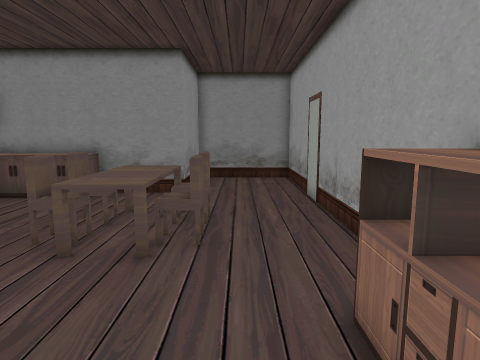
[1] (above)

12 first-person views from a walk through a 3-D level made in the Godot game engine. The camera is 1.2 m above the floor, tilts 8° down and sees 75° across. The floor is counted in squares, 0.5 m on a side. Each view is taken from the middle of a square. On the plan, view 1 faces up. The plan holds only what a view shows up to about 19 squares ahead; the rest is blank. The place goes on beyond the plan.

[2]
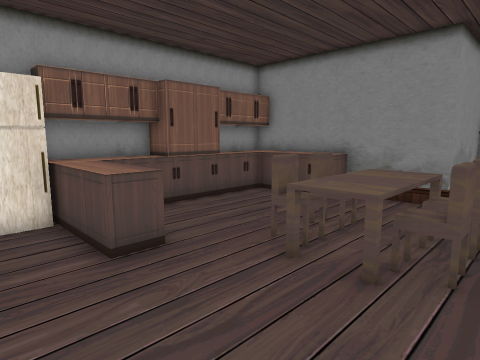

[3]
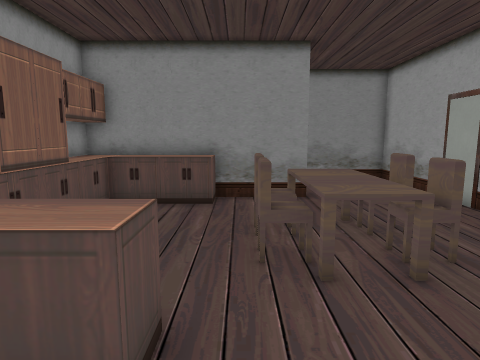

[4]
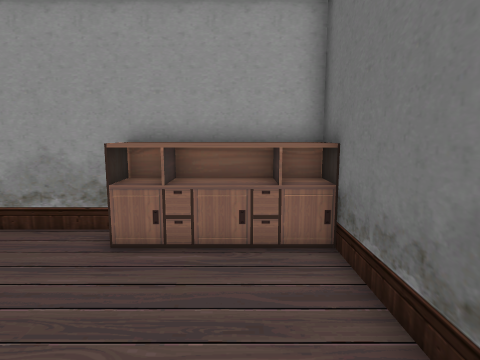

[5]
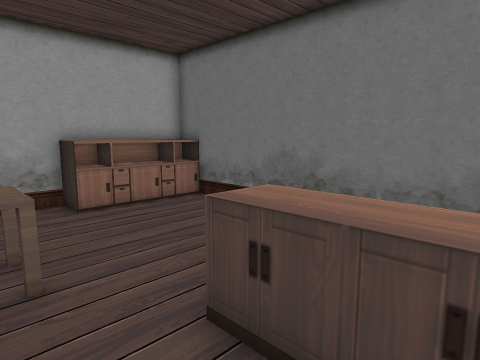

[6]
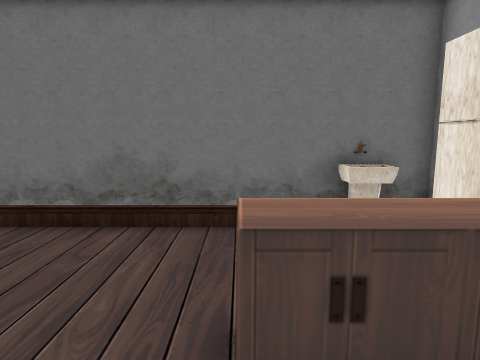

[7]
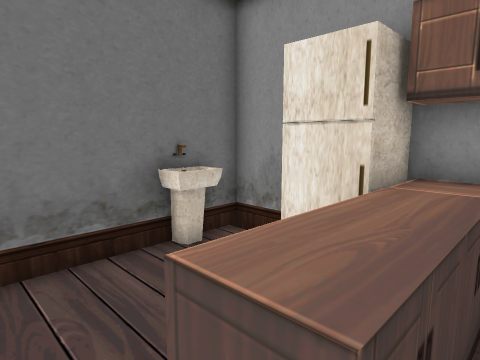

[8]
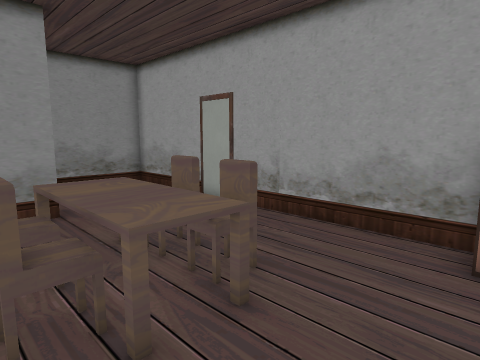

[9]
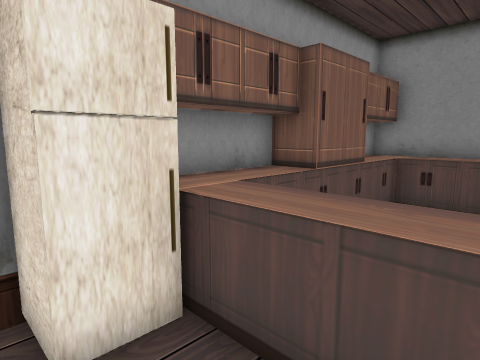

[10]
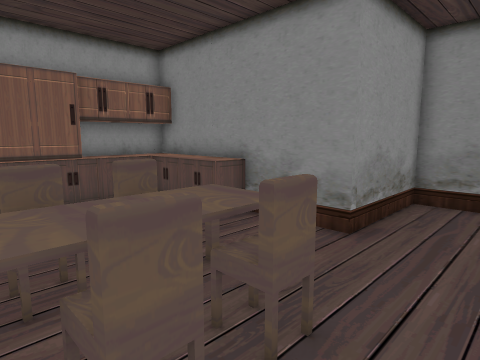

[11]
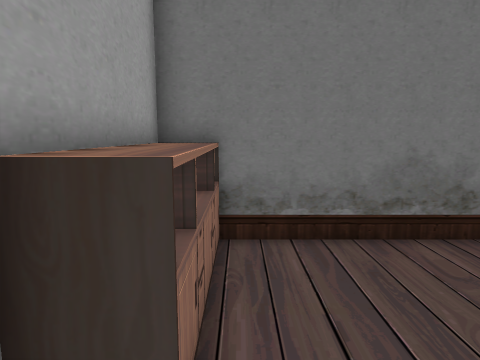

[12]
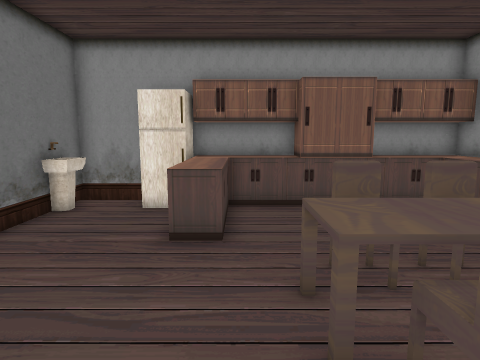

### Floor plan
Key: @ floor where view 1 was taken; # wall or solid block; . floor; D closed door; = window, fence, low wall or low ledge; ^ raised ledge; v drop or lower ground; O other object.
Columns run from 11 left of view 1 to 3 right of it. Each row starts with its distance up from view 1.
 18          #####^
 17          #....#
 16          #....#
 15          #....#
 14         ##....#
 13 ##^^^^#DD.....#
 12 ##^^^^.D......D
 11 #=............#
 10 #=...D.===....#
  9 v#...D==#O#...#
  8 v#.....= O....#
  7 ##....==#O=...#
  6 #=.....=#O....#
  5 ##=...........#
  4 #^^^^^.......^#
  3 ###..........^^
  2 v##..........^^
  1 #............^^
  0 #.=........@.^^
 -1 #############^#

Positions as (right, up) in squares from view 1, and headings:
1: (0, 0), facing up
2: (0, 1), facing up-left
3: (-5, 1), facing up
4: (-5, 1), facing right
5: (-9, 7), facing down-right
6: (-6, 7), facing down
7: (-5, 5), facing down-left
8: (-5, 3), facing up-right
9: (-6, 1), facing up-left
10: (1, 6), facing up-left
11: (1, 6), facing down
12: (1, 5), facing left
